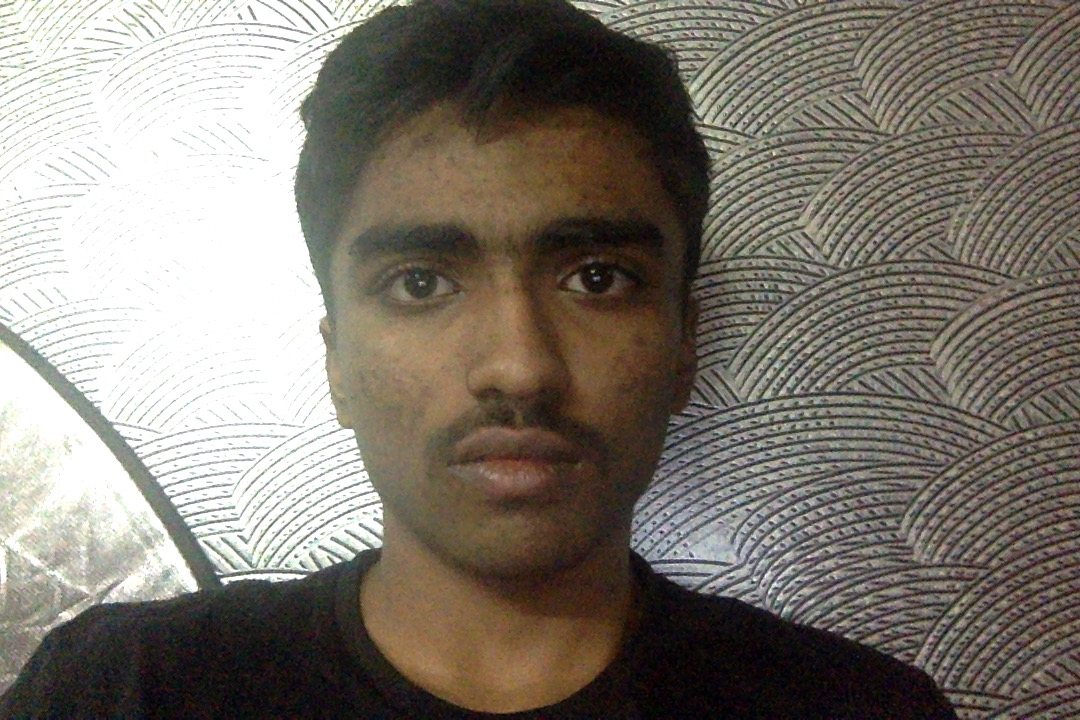
#> input picture vivum-hack-6342758.20190401T225743042Z.home/home/workspace/ML/test_images/Baala (29).jpg, 1080 x 720 px, given as the content of the folder D:/FaceRecog/train3/rahul/, which was not available
$ python -i Algorithm.py   (imports and definitions only)
#> lines starting #> are read from the running program, lines starting #| are printed output that depends on the picture; pictures that were not available may be replaced by others from this repository, and a replacement may not be noted

import cv2
import os
from os import listdir
import numpy as np
from PIL import Image

recognizer = cv2.face.LBPHFaceRecognizer_create()
cascadePath = "C:\\Users\\rithv\Anaconda3\Lib\site-packages\cv2\data\haarcascade_frontalface_alt.xml"
faceCascade = cv2.CascadeClassifier(cascadePath);
path = 'D:/FaceRecog/train3/rahul/'

def get_images_and_labels(path):
#> called with path = 'D:/FaceRecog/train3/rahul/'
    images = []
    # labels will contains the label that is assigned to the image
    labels = []
    for image_path in listdir(path):
         # Read the image and convert to grayscale
        image_pil = Image.open(path + image_path).convert('L')
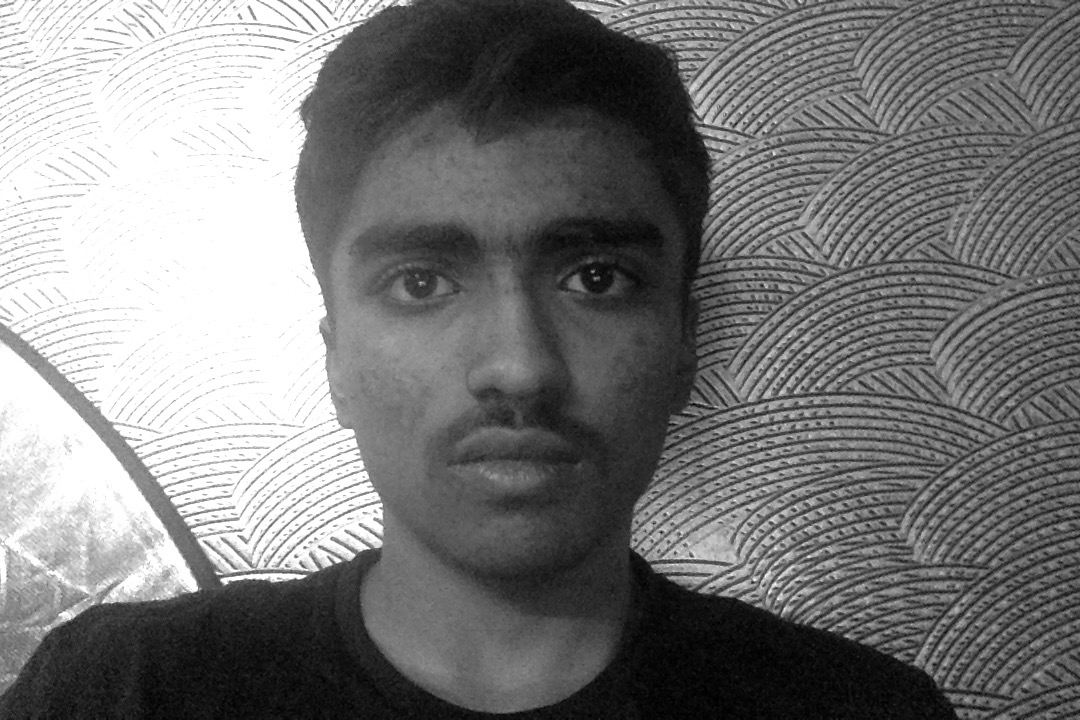
#> image_pil: PIL image 1080x720 L; min 0, max 255, mean 122.1

         # Convert the image format into numpy array
        image = np.array(image_pil, 'uint8')
        image = cv2.resize(image, (500, 500))
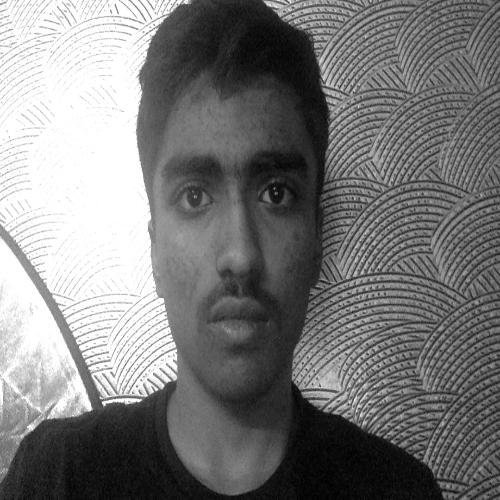
#> image: shape (500, 500); min 0, max 255, mean 121.9
         # Get the label of the image
        nbr = 0
         #nbr=int(''.join(str(ord(c)) for c in nbr))
         # Detect the face in the image
        faces = faceCascade.detectMultiScale(image)
#> faces = [[115, 100, 246, 246]]
         # If face is detected, append the face to images and the label to labels
        for (x, y, w, h) in faces:
             images.append(image[y: y + h, x: x + w])
             labels.append(nbr)
             cv2.imshow("Adding faces to training set...", image[y: y + h, x: x + w])
             cv2.waitKey(10)
#> this loop made 1 pass
#> pass 1, in get_images_and_labels, `cv2.imshow("Adding faces to training set...", image[y: y + h, x: x + w])`:
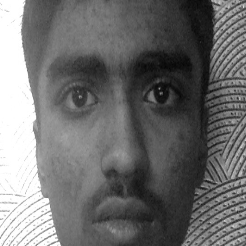
#> window 'Adding faces to training set..': shape (246, 246); min 5, max 255, mean 110.8
#> after the loop, images = 1 item; labels = [0]
     # return the images list and labels list
    return images, labels


images, labels = get_images_and_labels(path)
#> images = 1 item; labels = [0]

path = 'D:/FaceRecog/train3/baala/'

def get_images_and_labels2(path):
#> called with path = 'D:/FaceRecog/train3/baala/'
    images2 = []
    # labels will contains the label that is assigned to the image
    labels2 = []
    for image_path in listdir(path):
         # Read the image and convert to grayscale
        image_pil = Image.open(path + image_path).convert('L')
         # Convert the image format into numpy array
        image = np.array(image_pil, 'uint8')
        image = cv2.resize(image, (500, 500))
         # Get the label of the image
        nbr = 1
         #nbr=int(''.join(str(ord(c)) for c in nbr))
         # Detect the face in the image
        faces = faceCascade.detectMultiScale(image)
#> faces = [[115, 100, 246, 246]]
         # If face is detected, append the face to images and the label to labels
        for (x, y, w, h) in faces:
             images2.append(image[y: y + h, x: x + w])
             labels2.append(nbr)
             cv2.imshow("Adding faces to training set...", image[y: y + h, x: x + w])
             cv2.waitKey(10)
#> after the loop, images2 = 1 item; labels2 = [1]
     # return the images list and labels list
    return images2, labels2


images2, labels2 = get_images_and_labels2(path)
#> images2 = 1 item; labels2 = [1]
# [3 lines not run here, left out]

final_images = images+images2
#> final_images = 2 items
final_labels = labels+labels2
#> final_labels = [0, 1]


# [4 lines not run here, left out]

>>> result = get_images_and_labels('../../../../../vivum-hack-6342758.20190401T225743042Z.home/home/workspace/ML/test_images/Baala (29).jpg')
#> the loop in get_images_and_labels (call 2), `for (x, y, w, h) in faces:` made 1 pass

$ run again, on vivum-hack-6342758.20190401T225743042Z.home/home/workspace/ML/test_images/Baala (30).jpg
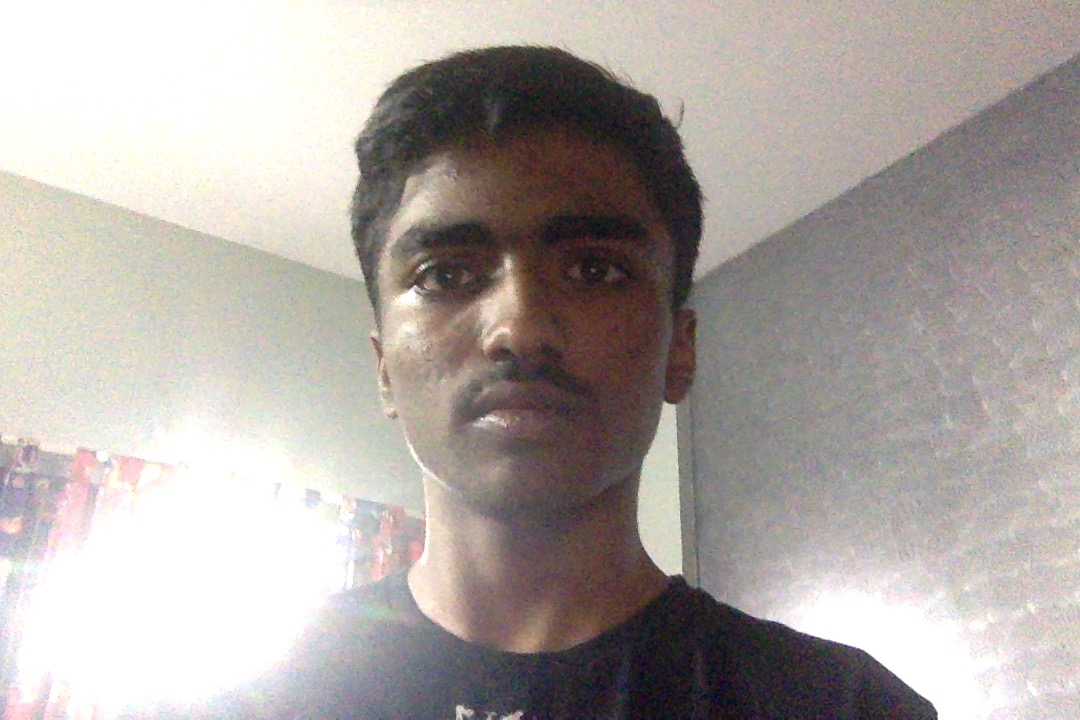
#> input picture vivum-hack-6342758.20190401T225743042Z.home/home/workspace/ML/test_images/Baala (30).jpg, 1080 x 720 px, given as the content of the folder D:/FaceRecog/train3/rahul/, which was not available
#> in get_images_and_labels, `image = cv2.resize(image, (500, 500))`:
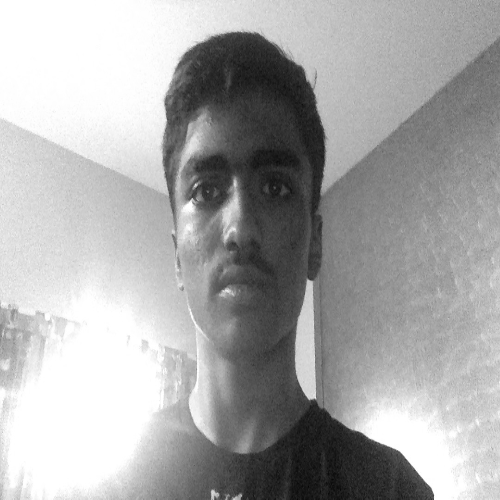
#> image: shape (500, 500); min 5, max 255, mean 169
#> in get_images_and_labels, `faces = faceCascade.detectMultiScale(image)`: faces = [[136, 111, 204, 204]]
#> the loop in get_images_and_labels, `for (x, y, w, h) in faces:` made 1 pass
#> pass 1, in get_images_and_labels, `cv2.imshow("Adding faces to training set...", image[y: y + h, x: x + w])`:
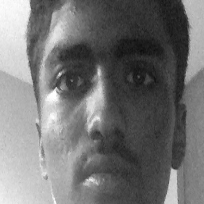
#> window 'Adding faces to training set..': shape (204, 204); min 11, max 255, mean 115.3
#> after the loop in get_images_and_labels, `for (x, y, w, h) in faces:`: images = 1 item; labels = [0]
#> `images, labels = get_images_and_labels(path)`: images = 1 item; labels = [0]
#> in get_images_and_labels2, `faces = faceCascade.detectMultiScale(image)`: faces = [[136, 111, 204, 204]]
#> the loop in get_images_and_labels2, `for (x, y, w, h) in faces:` made 1 pass
#> after the loop in get_images_and_labels2, `for (x, y, w, h) in faces:`: images2 = 1 item; labels2 = [1]
#> `images2, labels2 = get_images_and_labels2(path)`: images2 = 1 item; labels2 = [1]
#> final_images = 2 items
#> final_labels = [0, 1]
#> the loop in get_images_and_labels (call 2), `for (x, y, w, h) in faces:` made 1 pass

$ run again, on vivum-hack-6342758.20190401T225743042Z.home/home/workspace/ML/test_images/Baala (31).jpg
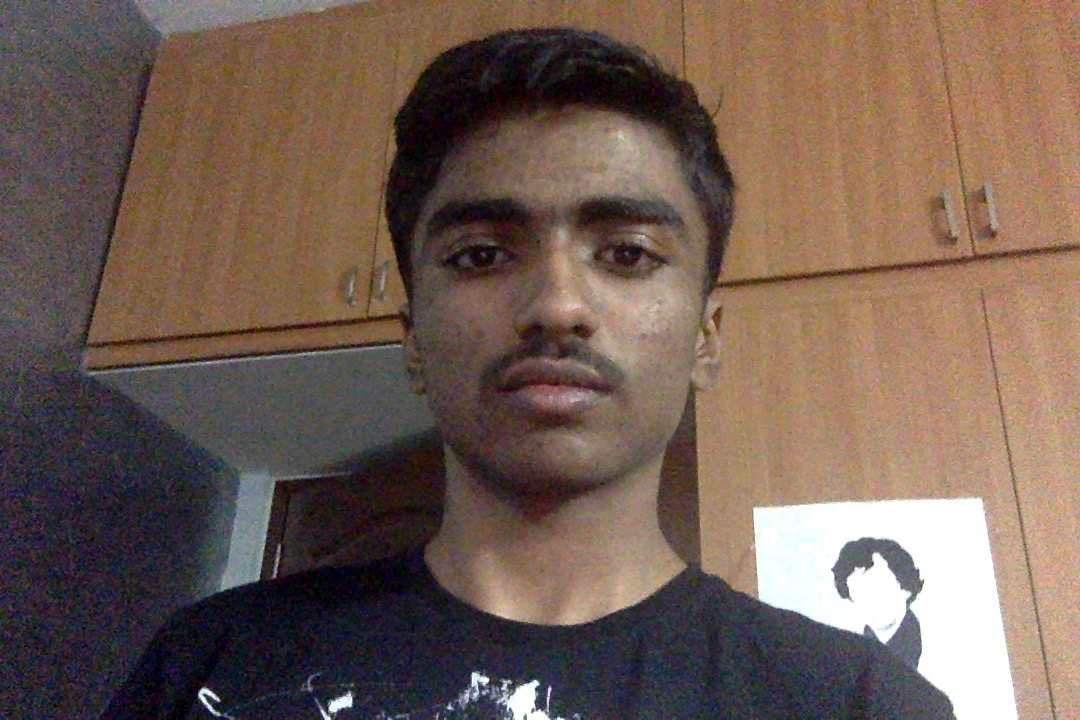
#> input picture vivum-hack-6342758.20190401T225743042Z.home/home/workspace/ML/test_images/Baala (31).jpg, 1080 x 720 px, given as the content of the folder D:/FaceRecog/train3/rahul/, which was not available
#> in get_images_and_labels, `image = cv2.resize(image, (500, 500))`:
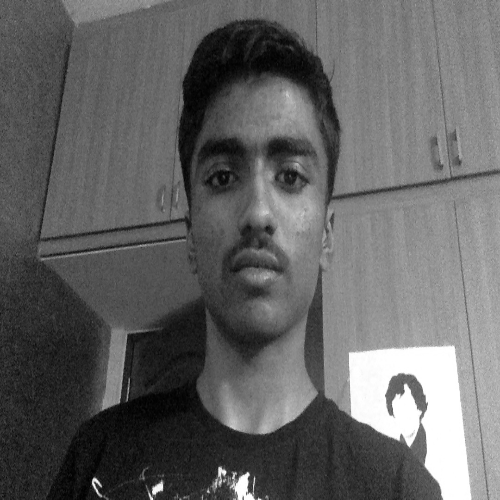
#> image: shape (500, 500); min 0, max 255, mean 99
#> in get_images_and_labels, `faces = faceCascade.detectMultiScale(image)`: faces = [[146, 86, 225, 225]]
#> the loop in get_images_and_labels, `for (x, y, w, h) in faces:` made 1 pass
#> pass 1, in get_images_and_labels, `cv2.imshow("Adding faces to training set...", image[y: y + h, x: x + w])`:
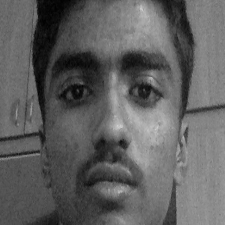
#> window 'Adding faces to training set..': shape (225, 225); min 1, max 208, mean 95.8
#> after the loop in get_images_and_labels, `for (x, y, w, h) in faces:`: images = 1 item; labels = [0]
#> `images, labels = get_images_and_labels(path)`: images = 1 item; labels = [0]
#> in get_images_and_labels2, `faces = faceCascade.detectMultiScale(image)`: faces = [[146, 86, 225, 225]]
#> the loop in get_images_and_labels2, `for (x, y, w, h) in faces:` made 1 pass
#> after the loop in get_images_and_labels2, `for (x, y, w, h) in faces:`: images2 = 1 item; labels2 = [1]
#> `images2, labels2 = get_images_and_labels2(path)`: images2 = 1 item; labels2 = [1]
#> final_images = 2 items
#> final_labels = [0, 1]
#> the loop in get_images_and_labels (call 2), `for (x, y, w, h) in faces:` made 1 pass

$ run again, on vivum-hack-6342758.20190401T225743042Z.home/home/workspace/ML/test_images/Baala (32).jpg
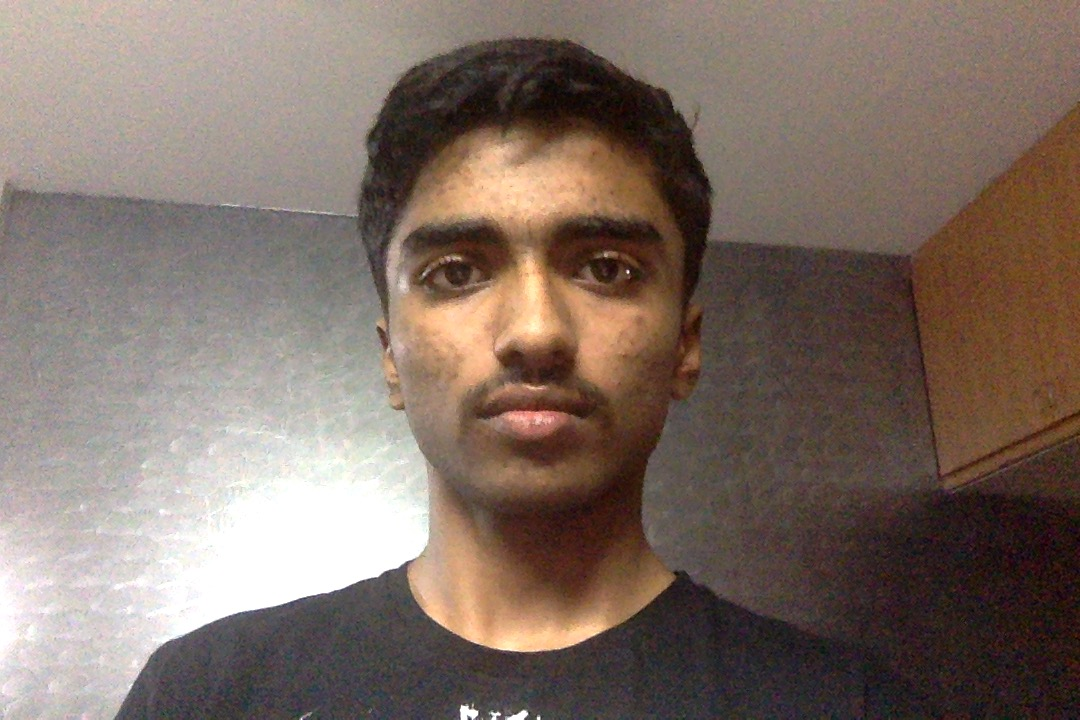
#> input picture vivum-hack-6342758.20190401T225743042Z.home/home/workspace/ML/test_images/Baala (32).jpg, 1080 x 720 px, given as the content of the folder D:/FaceRecog/train3/rahul/, which was not available
#> in get_images_and_labels, `image = cv2.resize(image, (500, 500))`:
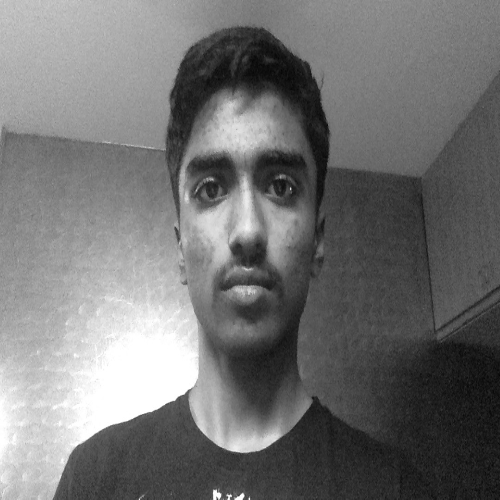
#> image: shape (500, 500); min 5, max 255, mean 114.6
#> in get_images_and_labels, `faces = faceCascade.detectMultiScale(image)`: faces = [[139, 102, 215, 215]]
#> the loop in get_images_and_labels, `for (x, y, w, h) in faces:` made 1 pass
#> pass 1, in get_images_and_labels, `cv2.imshow("Adding faces to training set...", image[y: y + h, x: x + w])`:
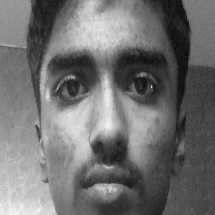
#> window 'Adding faces to training set..': shape (215, 215); min 9, max 246, mean 111.9
#> after the loop in get_images_and_labels, `for (x, y, w, h) in faces:`: images = 1 item; labels = [0]
#> `images, labels = get_images_and_labels(path)`: images = 1 item; labels = [0]
#> in get_images_and_labels2, `faces = faceCascade.detectMultiScale(image)`: faces = [[139, 102, 215, 215]]
#> the loop in get_images_and_labels2, `for (x, y, w, h) in faces:` made 1 pass
#> after the loop in get_images_and_labels2, `for (x, y, w, h) in faces:`: images2 = 1 item; labels2 = [1]
#> `images2, labels2 = get_images_and_labels2(path)`: images2 = 1 item; labels2 = [1]
#> final_images = 2 items
#> final_labels = [0, 1]
#> the loop in get_images_and_labels (call 2), `for (x, y, w, h) in faces:` made 1 pass
